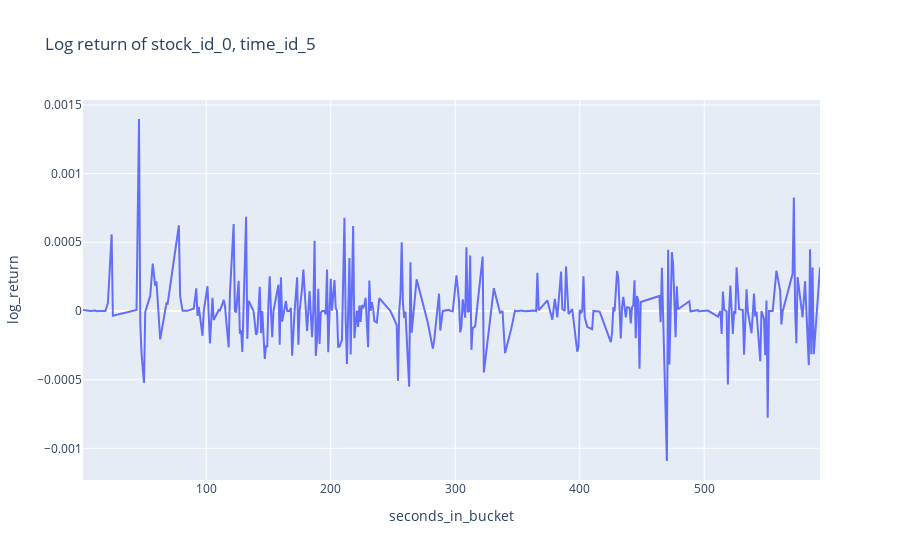

Notebook code for this chart:
### Code cell
fig = px.line(book_train_stock_id_0_time_id_5, x="seconds_in_bucket", y="log_return", title='Log return of stock_id_0, time_id_5')
fig.show()

### Figure 1 — Plotly figure (JSON) as saved in the notebook; plotly's stock layout.template omitted (floating-point values rounded to 4 significant figures; data arrays with more than 128 entries replaced by an {"elided": "..."} marker saying what was removed)
{"data": [{"hovertemplate": "seconds_in_bucket=%{x}<br>log_return=%{y}<extra></extra>", "legendgroup": "", "line": {"color": "#636efa", "dash": "solid"}, "marker": {"symbol": "circle"}, "mode": "lines", "name": "", "orientation": "v", "showlegend": false, "type": "scatter", "x": {"elided": "301 int values"}, "xaxis": "x", "y": {"elided": "301 float values"}, "yaxis": "y"}], "layout": {"legend": {"tracegroupgap": 0}, "title": {"text": "Log return of stock_id_0, time_id_5"}, "xaxis": {"anchor": "y", "domain": [0, 1], "title": {"text": "seconds_in_bucket"}}, "yaxis": {"anchor": "x", "domain": [0, 1], "title": {"text": "log_return"}}}}
